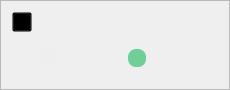
            <widget class="QFrame" name="elevcorrectframe">
             <property name="maximumSize">
              <size>
               <width>16777215</width>
               <height>80</height>
              </size>
             </property>
             <property name="frameShape">
              <enum>QFrame::StyledPanel</enum>
             </property>
             <property name="frameShadow">
              <enum>QFrame::Raised</enum>
             </property>
             <layout class="QGridLayout" name="gridLayout_24">
              <item row="1" column="1">
               <widget class="QWidget" name="elevcor_rb_widget" native="true">
                <property name="minimumSize">
                 <size>
                  <width>0</width>
                  <height>40</height>
                 </size>
                </property>
                <property name="styleSheet">
                 <string notr="true">QRadioButton{
color: #eeeeee;
}

QRadioButton::indicator {
width: 18px;
height: 18px;
border-radius:8px;
}

QRadioButton::indicator::unchecked
{
   background-color: #eeeeee;
}
QRadioButton::indicator:unchecked:hover
{
    background-color: #6316AC;
}
QRadioButton::indicator::checked 
{
   background-color: #6fcf97;
}

QRadioButton::indicator:checked:pressed 
{
   background-color: #7e31b5;
}

QRadioButton::indicator:unchecked:pressed 
{
   background-color: #7e31b5;
}</string>
                </property>
                <layout class="QHBoxLayout" name="horizontalLayout_9">
                 <property name="spacing">
                  <number>0</number>
                 </property>
                 <property name="leftMargin">
                  <number>0</number>
                 </property>
                 <property name="topMargin">
                  <number>0</number>
                 </property>
                 <property name="rightMargin">
                  <number>0</number>
                 </property>
                 <property name="bottomMargin">
                  <number>0</number>
                 </property>
                 <item alignment="Qt::AlignVCenter">
                  <widget class="QRadioButton" name="elevcoryes_radioBtn">
                   <property name="minimumSize">
                    <size>
                     <width>0</width>
                     <height>30</height>
                    </size>
                   </property>
                   <property name="font">
                    <font>
                     <family>Segoe UI</family>
                     <pointsize>10</pointsize>
                    </font>
                   </property>
                   <property name="text">
                    <string>Yes</string>
                   </property>
                   <property name="checked">
                    <bool>false</bool>
                   </property>
                  </widget>
                 </item>
                 <item alignment="Qt::AlignVCenter">
                  <widget class="QRadioButton" name="elevcorno_radioBtn">
                   <property name="minimumSize">
                    <size>
                     <width>0</width>
                     <height>30</height>
                    </size>
                   </property>
                   <property name="font">
                    <font>
                     <family>Segoe UI</family>
                     <pointsize>10</pointsize>
                    </font>
                   </property>
                   <property name="text">
                    <string>No</string>
                   </property>
                   <property name="checked">
                    <bool>true</bool>
                   </property>
                  </widget>
                 </item>
                </layout>
               </widget>
              </item>
              <item row="0" column="1">
               <widget class="QLabel" name="elevcortextlabel">
                <property name="text">
                 <string>&lt;html&gt;&lt;head/&gt;&lt;body&gt;&lt;p&gt;&lt;span style=&quot; color:#eeeeee;&quot;&gt;Elevation (at sea level) Correction&lt;/span&gt;&lt;/p&gt;&lt;/body&gt;&lt;/html&gt;</string>
                </property>
                <property name="textFormat">
                 <enum>Qt::RichText</enum>
                </property>
               </widget>
              </item>
              <item row="0" column="0">
               <widget class="QPushButton" name="elevinfoBtn">
                <property name="minimumSize">
                 <size>
                  <width>20</width>
                  <height>20</height>
                 </size>
                </property>
                <property name="maximumSize">
                 <size>
                  <width>20</width>
                  <height>20</height>
                 </size>
                </property>
                <property name="styleSheet">
                 <string notr="true">QPushButton {
background-color:transparent;
}
</string>
                </property>
                <property name="text">
                 <string/>
                </property>
                <property name="icon">
                 <iconset resource="../icon.qrc">
                  <normaloff>:/icon/icon/info.svg</normaloff>:/icon/icon/info.svg</iconset>
                </property>
               </widget>
              </item>
             </layout>
            </widget>
